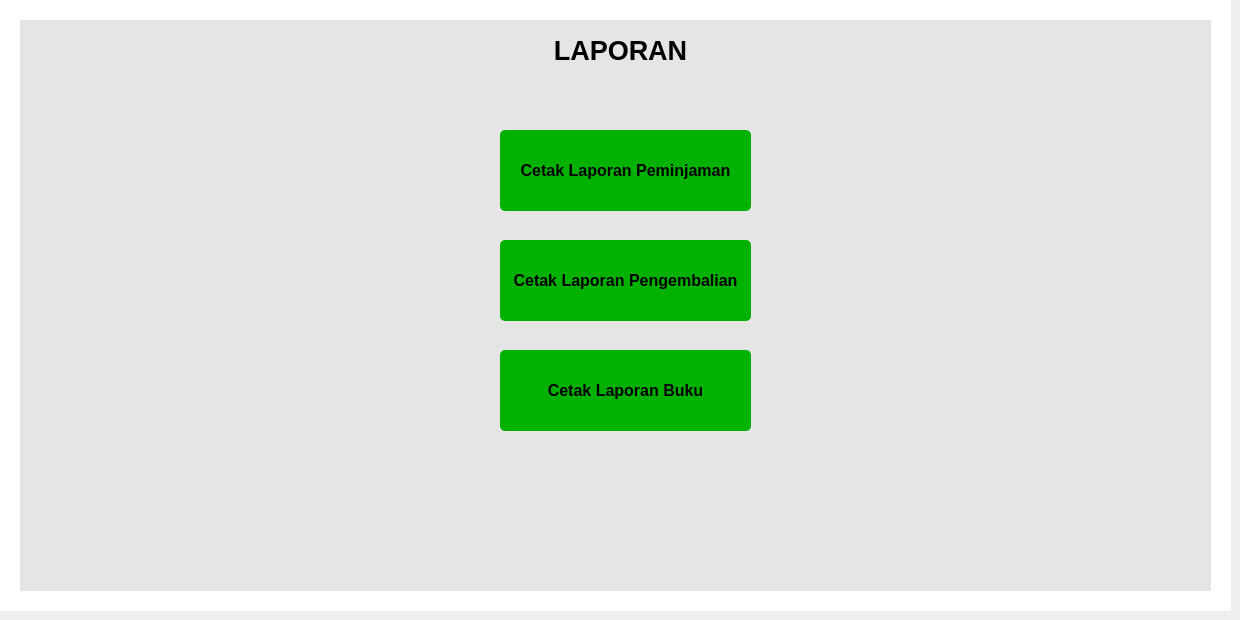
    <widget class="QWidget" name="page_6">
     <widget class="QWidget" name="widget_9" native="true">
      <property name="geometry">
       <rect>
        <x>0</x>
        <y>0</y>
        <width>1231</width>
        <height>611</height>
       </rect>
      </property>
      <property name="styleSheet">
       <string notr="true">background-color: rgb(255, 255, 255);</string>
      </property>
      <widget class="QWidget" name="widget_22" native="true">
       <property name="geometry">
        <rect>
         <x>20</x>
         <y>20</y>
         <width>1191</width>
         <height>571</height>
        </rect>
       </property>
       <property name="styleSheet">
        <string notr="true">background-color: rgb(229, 229, 229);</string>
       </property>
       <widget class="QLabel" name="label_41">
        <property name="geometry">
         <rect>
          <x>520</x>
          <y>10</y>
          <width>161</width>
          <height>41</height>
         </rect>
        </property>
        <property name="font">
         <font>
          <pointsize>20</pointsize>
          <bold>true</bold>
          <underline>false</underline>
         </font>
        </property>
        <property name="text">
         <string>LAPORAN</string>
        </property>
        <property name="alignment">
         <set>Qt::AlignCenter</set>
        </property>
       </widget>
       <widget class="QPushButton" name="cetak_peminjaman">
        <property name="geometry">
         <rect>
          <x>480</x>
          <y>110</y>
          <width>251</width>
          <height>81</height>
         </rect>
        </property>
        <property name="font">
         <font>
          <pointsize>12</pointsize>
          <bold>true</bold>
         </font>
        </property>
        <property name="styleSheet">
         <string notr="true">QPushButton {
	border-radius:5px;
	background-color: rgb(0, 177, 0);
	border: 0px solid;
}
QPushButton:hover {
	background-color: rgb(0, 227, 0);
}</string>
        </property>
        <property name="text">
         <string>Cetak Laporan Peminjaman</string>
        </property>
       </widget>
       <widget class="QPushButton" name="cetak_pengembalian">
        <property name="geometry">
         <rect>
          <x>480</x>
          <y>220</y>
          <width>251</width>
          <height>81</height>
         </rect>
        </property>
        <property name="font">
         <font>
          <pointsize>12</pointsize>
          <bold>true</bold>
         </font>
        </property>
        <property name="styleSheet">
         <string notr="true">QPushButton {
	border-radius:5px;
	background-color: rgb(0, 177, 0);
	border: 0px solid;
}
QPushButton:hover {
	background-color: rgb(0, 227, 0);
}</string>
        </property>
        <property name="text">
         <string>Cetak Laporan Pengembalian</string>
        </property>
       </widget>
       <widget class="QPushButton" name="cetak_laporan">
        <property name="geometry">
         <rect>
          <x>480</x>
          <y>330</y>
          <width>251</width>
          <height>81</height>
         </rect>
        </property>
        <property name="font">
         <font>
          <pointsize>12</pointsize>
          <bold>true</bold>
         </font>
        </property>
        <property name="styleSheet">
         <string notr="true">QPushButton {
	border-radius:5px;
	background-color: rgb(0, 177, 0);
	border: 0px solid;
}
QPushButton:hover {
	background-color: rgb(0, 227, 0);
}</string>
        </property>
        <property name="text">
         <string>Cetak Laporan Buku</string>
        </property>
       </widget>
      </widget>
     </widget>
    </widget>
